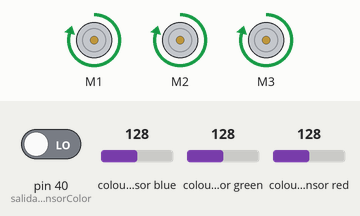
Bench run of a sketch on a simulated Arduino Mega 2560, built with avr-gcc and run on an emulated ATmega2560. Shown: 3 × DC motor (green arrow = forward, orange = backward, longer = faster). Wiring (inferred from the names in the program): TCS3200 colour sensor: output pin 30; S2 pin 26; S3 pin 28; S0 pin 22; S1 pin 24. The inputs (shaded band) are chosen by the test bench; at power-on: colour sensor green 128, pin 40 (salidaSensorColor) LOW, colour sensor blue 128, colour sensor red 128. What the sketch prints to the serial monitor is not drawn.

Above: at 1.2 s.
1.3 s: colour sensor green set to 28
4.3 s: colour sensor green set to 24
Timing chart, 0 to 7.3 s (numbered marks = the images above; inputs shaded):
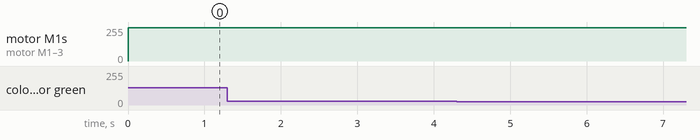

Measured:
- after the input at 1.3 s, every drawn part: stays the same
- after the input at 4.3 s, every drawn part: stays the same

The sketch:

ZonaCPetro.ino
```cpp
//         Derecho   Izquierdo
// VERDE      1          2
// AMAR       2          1

// Negro izq borrar datos derecha
// Negro der borrar datos izquierda

#include <AFMotor.h>
#include <LiquidCrystal_I2C.h>

LiquidCrystal_I2C lcd(0x27, 16, 2);

// -----------------------------------------------------------
// Motor DC
AF_DCMotor motor1(1, MOTOR12_8KHZ);
AF_DCMotor motor2(2, MOTOR12_8KHZ);
AF_DCMotor motor3(3, MOTOR12_8KHZ);
//AF_DCMotor motor4(4, MOTOR12_8KHZ);

// -----------------------------------------------------------
// Sensores de color

// Sensor Derecho
// Cableado de TCS3200 a Arduino
 #define S0 32
 #define S1 34
 #define S2 36
 #define S3 38
 #define salidaSensorColor 40

// frecuencias de los fotodiodos
int frecRojo = 0;
int frecVerde = 0;
int frecAzul = 0;

// Sensor Izquierdo
// Cableado de TCS3200 a Arduino
 #define S0_I 22
 #define S1_I 24
 #define S2_I 26
 #define S3_I 28
 #define salidaSensorColor_I 30

// frecuencias de los fotodiodos
int frecRojo_I = 0;
int frecVerde_I = 0;
int frecAzul_I = 0;

// -----------------------------------------------------------
// Sensores ultrasonicos

// Sensor enfrente
int TRIG = 51; // pin
int ECO = 50;
int DURACION;
int DISTANCIA;

// -----------------------------------------------------------
  // Funciones
  void avanzar();
  void girarI();
  void girarD();
  void detener();
  int sensorUltraE();
  void suma(int &sumaIzq, int &sumaDer);
  void sumaBinario(int &sumaIzq, int &sumaDer);

  int sensorColorI(); // 1 = amarillo, 2 = verde, 3 = negro, 4 = magenta, 0 = blanco
  int sensorColorD();

  // Variables
  int sumaIzq = 0;
  int sumaDer = 0;


void setup() {
  // Iniciar la comunicacion serie
  Serial.begin(9600);

// -----------------------------------------------------------
// Motor DC

// Velocidad de motores
  motor1.setSpeed(250);
  motor2.setSpeed(250);
  motor3.setSpeed(250);
//  motor4.setSpeed(250);


// -----------------------------------------------------------
// Sensores de color

// Sensor Derecho
 // Definiendo las Salidas
  pinMode(S0, OUTPUT);
  pinMode(S1, OUTPUT);
  pinMode(S2, OUTPUT);
  pinMode(S3, OUTPUT);

  // Definiendo salidaSensor como entrada
  pinMode(salidaSensorColor, INPUT);

  // Definiendo la escala de frecuencia a 20%
  digitalWrite(S0,HIGH);
  digitalWrite(S1,LOW);

// Sensor Izquierdo
   // Definiendo las Salidas
  pinMode(S0_I, OUTPUT);
  pinMode(S1_I, OUTPUT);
  pinMode(S2_I, OUTPUT);
  pinMode(S3_I, OUTPUT);

  // Definiendo salidaSensor como entrada
  pinMode(salidaSensorColor_I, INPUT);

  // Definiendo la escala de frecuencia a 20%
  digitalWrite(S0_I,HIGH);
  digitalWrite(S1_I,LOW);

// -----------------------------------------------------------
// Sensores ultrasonicos

  // Sensor enfrente
  pinMode(TRIG, OUTPUT);
  pinMode(ECO, INPUT);

}


void avanzar(){
  motor1.run(FORWARD);
  motor2.run(FORWARD);
  motor3.run(FORWARD);
//  motor4.run(FORWARD);
  delay(900);
}

void detener(){
  motor1.run(RELEASE);
  motor2.run(RELEASE);
  motor3.run(RELEASE);
//  motor4.run(RELEASE);
}

int sensorUltraE(){

  digitalWrite(TRIG, HIGH);
  delay(1);
  digitalWrite(TRIG, LOW);
  DURACION = pulseIn(ECO, HIGH);
  DISTANCIA = DURACION / 58.2;
  Serial.print(DISTANCIA);
  return DISTANCIA;

}

void girarD(){
  motor1.run(FORWARD);
  motor2.run(BACKWARD);
  motor3.run(FORWARD);
//  motor4.run(BACKWARD);
  delay(1400);
}

void girarI(){
  motor1.run(BACKWARD);
  motor2.run(FORWARD);
  motor3.run(BACKWARD);
//  motor4.run(FORWARD);
  delay(1400);
}

int sensorColorI(){

  digitalWrite(S2_I,LOW);
  digitalWrite(S3_I,LOW);
  int rojo_I = pulseIn(salidaSensorColor_I, LOW);
  delay(200);

  digitalWrite(S2_I,HIGH);
  digitalWrite(S3_I,HIGH);
  int verde_I = pulseIn(salidaSensorColor_I, LOW);
  delay(200);

  digitalWrite(S2_I,LOW);
  digitalWrite(S3_I,HIGH);
  int azul_I = pulseIn(salidaSensorColor_I, LOW);
  delay(200);

  Serial.print("R:");
  Serial.print(rojo_I);

  Serial.print("\t");

  Serial.print("V:");
  Serial.print(verde_I);

  Serial.print("\t");

  Serial.print("A:");
  Serial.println(azul_I);


  if(verde_I < 100 && rojo_I > 110 && azul_I > 30){ // calibrar
    Serial.println("AMARILLO");
    return 1;
  }
  else if(rojo_I < 60 && verde_I > 120 && azul_I > 25){ // calibrar
    Serial.println("VERDE");
    return 2;
  }
  else if(azul_I < 50 && verde_I > 135 && rojo_I > 150){ // calibrar
    Serial.println("NEGRO");
    return 3;
  }
  else if(azul_I < 50 && verde_I > 135 && rojo_I > 150){ // calibrar
    Serial.println("MAGENTA");
    return 4;
  }
  else if(azul_I < 50 && verde_I > 135 && rojo_I > 150){ // calibrar
    Serial.println("BLANCO");
    return 0;
  }
  delay(2000);

}

int sensorColorD(){
  digitalWrite(S2,LOW);
  digitalWrite(S3,LOW);
  int rojo = pulseIn(salidaSensorColor, LOW);
  delay(200);

  digitalWrite(S2,HIGH);
  digitalWrite(S3,HIGH);
  int verde = pulseIn(salidaSensorColor, LOW);
  delay(200);

  digitalWrite(S2,LOW);
  digitalWrite(S3,HIGH);
  int azul = pulseIn(salidaSensorColor, LOW);
  delay(200);

  Serial.print("R:");
  Serial.print(rojo);

  Serial.print("\t");

  Serial.print("V:");
  Serial.print(verde);

  Serial.print("\t");

  Serial.print("A:");
  Serial.println(azul);


            /*
             * derecho
             * Rojo:   r: 75  v: 160  a: 63
             * Azul:   r: 165  v: 200   a: 95
             * Verde:  r: 140  v: 150  a: 75
             * amarillo: r: 90  v: 140  a: 65
             * magenta: r: 90  v: 215  a: 68
             * ne
             *
             */
  if(verde < 100 && rojo > 110 && azul > 30){ // calibrar
    Serial.println("AMARILLO");
    return 1;
  }
  else if(rojo < 60 && verde > 120 && azul > 25){ // calibrar
    Serial.println("VERDE");
    return 2;
  }
  else if(azul < 50 && verde > 135 && rojo > 150){ // calibrar
    Serial.println("NEGRO");
    return 3;
  }
  else if(azul < 50 && verde > 135 && rojo > 150){ // calibrar
    Serial.println("MAGENTA");
    return 4;
  }
  else if(azul < 50 && verde > 135 && rojo > 150){ // calibrar
    Serial.println("BLANCO");
    return 0;
  }
  delay(2000);
}


void sumaBinario(int &sumaIzq, int &sumaDer){
  int sumaTotal = sumaIzq + sumaDer;
  String binario, bin;
  while (sumaTotal != 0){
      binario += ( sumaTotal % 2 == 0 ? "0" : "1" );
      sumaTotal /= 2;
  }
  lcd.clear();
  for(int n = binario.length()-1; n >= 0; n--){
    lcd.setCursor(0,n);
    lcd.print(binario[n]);
  }

//  lcd.init();
//  lcd.backlight();
//  lcd.clear();
//  lcd.setCursor(0,0);
//  lcd.print(binario);
}


void suma(int &sumaIzq, int &sumaDer){
  if(sensorColorI() == 4){
    girarI();
    detener();
  }
  else{
    if(sensorColorI() == 1){
      sumaIzq = sumaIzq + 1;
    }
    else if(sensorColorI() == 2){
      sumaIzq = sumaIzq + 2;
    }
    else if(sensorColorI() == 3){
      sumaDer = 0;
    }

    if(sensorColorD() == 1){
      sumaDer = sumaDer + 2;
    }
    else if(sensorColorD() == 2){
      sumaDer = sumaDer + 1;
    }
    else if(sensorColorD() == 3){
      sumaIzq = 0;
    }
  }
}


void loop() {

  avanzar();

  // sumar (primero izq, luego der)
  suma(sumaIzq, sumaDer);

  // desplegar suma en binario
  sumaBinario(sumaIzq, sumaDer);

  // Si tiene una pared enfrente decide el giro
  if(sensorUltraE() < 15){
    if((sumaIzq + sumaDer) % 2 == 0){
      girarI();
    }
    else{
      girarD();
    }
  }

}
```
